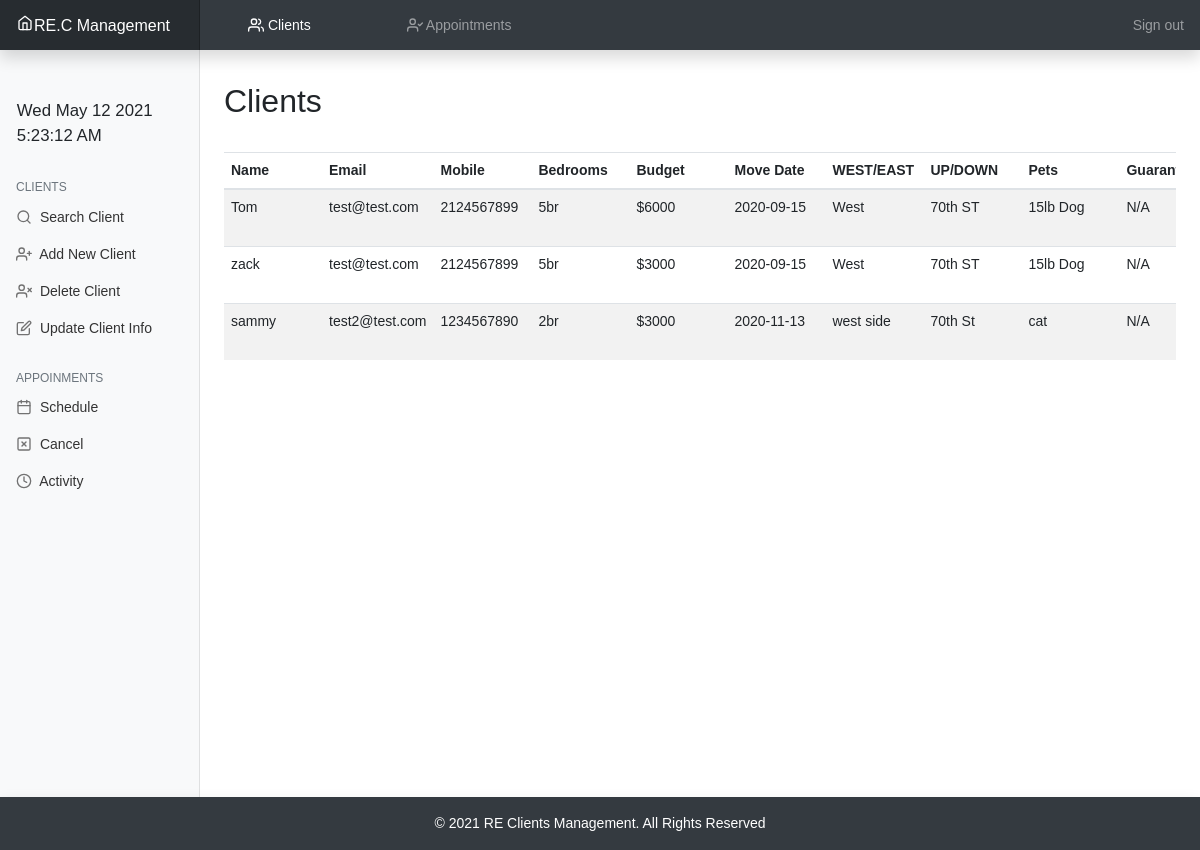
Before: / (signed in) with the older database file.
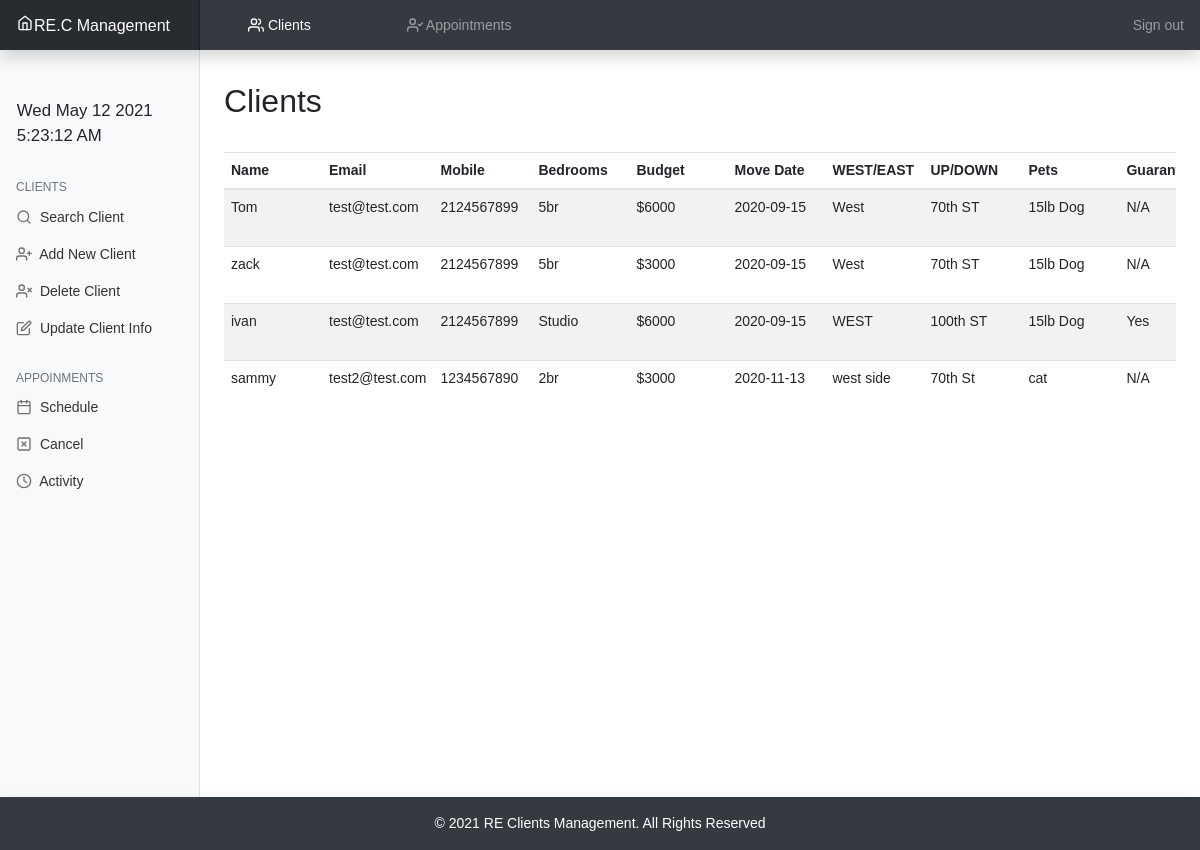
After: the same page with the newer database file.
### tables this page shows
CREATE TABLE 'clients' ( id INTEGER PRIMARY KEY AUTOINCREMENT NOT NULL,'user_id' integer NOT NULL, clientname TEXT NOT NULL, email TEXT NOT NULL,'mobile' text NOT NULL, aptsize TEXT NOT NULL, budget NUMERIC NOT NULL,'move_date' date NOT NULL, w_or_e TEXT NOT NULL, up_down_town TEXT NOT NULL, pets TEXT NOT NULL, grantor TEXT NOT NULL, note TEXT NOT NULL, modified TIMESTAMP DEFAULT CURRENT_TIMESTAMP NOT NULL, FOREIGN KEY(user_id) REFERENCES users(id));

### app.py (the view)
@app.route("/")
@login_required
def index():
  clients = db.execute("""
      SELECT *
      FROM clients
      WHERE user_id = :user_id
      ORDER BY move_date;
      """, user_id=session["user_id"])
  return render_template("index.html", clients=clients)

### app.py (called while the page is built)
@app.after_request
def after_request(response):
  response.headers["Cache-Control"] = "no-cache, no-store, must-revalidate"
  response.headers["Expires"] = 0
  response.headers["Pragma"] = "no-cache"
  return response

### helpers.py (called while the page is built)
def login_required(f):
    @wraps(f)
    def decorated_function(*args, **kwargs):
        if session.get("user_id") is None:
            return redirect("/login")
        return f(*args, **kwargs)
    return decorated_function

### templates/index.html (shortened to what this page needs)
{% extends "layout.html" %}
{% block main %}
	<div class="col-md-9 ms-sm-auto col-lg-10 px-md-4">
		<h2 class="head-sub ">Clients</h2>
		{% if clients %}
		<div class="table-responsive">
			<table class="table table-striped table-sm">
				<thead>
					<tr>
						<th>Name</th>
						<th>Email</th>
						<th>Mobile</th>
						<th>Bedrooms</th>
						<th>Budget</th>
						<th>Move Date</th>
						<th>WEST/EAST</th>
						<th>UP/DOWN</th>
						<th>Pets</th>
						<th>Guarantors</th>
					</tr>
				</thead>
				<tbody>
				{% for client in clients %}
					<tr>
						<td>{{client["clientname"]}}</td>
						<td>{{client["email"]}}</td>
						<td>{{client["mobile"]}}</td>
						<td>{{client["aptsize"]}}</td>
						<td>{{client["budget"]}}</td>
						<td>{{client["move_date"]}}</td>
						<td>{{client["w_or_e"]}}</td>
						<td>{{client["up_down_town"]}}</td>
						<td>{{client["pets"]}}</td>
						<td>{{client["grantor"]}}</td>
					</tr>
				{% endfor %}
				</tbody>
			</table>
		</div>
		{% else %}
		<div class="nodata mt-5">
		  <p class="mb-5"> You currently have no Client...</p>
		  <a href="/appointment"><button class="btn btn-dark px-5" type="submit">Add New Client</button></a>
		</div>
		{% endif %}
	</div>
{% endblock %}

### templates/layout.html (shortened to what this page needs)
<!DOCTYPE html>
<html lang="en">
  <head>
    <link rel="stylesheet" href="https://cdnjs.cloudflare.com/ajax/libs/font-awesome/4.7.0/css/font-awesome.min.css">
    <link href="https://maxcdn.bootstrapcdn.com/bootstrap/4.1.3/css/bootstrap.min.css" rel="stylesheet">
    <link href="/static/styles.css" rel="stylesheet">
  </head>
  <body>
    <header class="navbar navbar-dark sticky-top bg-dark flex-md-nowrap p-0 shadow">
      <a class="navbar-brand col-md-3 col-lg-2 me-0 px-3" href="/"> <span data-feather="home"></span>RE.C Management</a>
        {% if session.user_id %}
      <div class="route">
        <ul class="navbar-nav px-5">
          <li class="nav-item text-nowrap">
          <a class="nav-link" href="/">
            <span data-feather="users"></span>
            Clients
          </a>
        </li>
        </ul>
        <ul class="navbar-nav px-5">
          <li class="nav-item text-nowrap">
          <a class="nav-link" href="/confirmed_appointments">
            <span data-feather="user-check"></span>
            Appointments
          </a>
        </li>
        </ul>
      </div>
        <ul class="navbar-nav px-3">
          <li class="nav-item text-nowrap">
            <a class="nav-link" href="/logout">Sign out</a>
          </li>
        </ul>
      {% endif %}
    </header>
    {% if session.user_id %}
    <div class="container-fluid">
        <div class="row">
        <nav id="sidebarMenu" class="col-md-3 col-lg-2 d-md-block bg-light sidebar collapse">
          <span id="date"></span>
          <span id="clock"></span>
          <div class="position-sticky pt-2">
            <ul class="nav flex-column">
              <h6 class="sidebar-heading d-flex justify-content-between align-items-center px-3 mt-4 mb-1 text-muted">
                <span>Clients</span>
              </h6>
              <li class="nav-item">
                <a class="nav-link" href="/search">
                  <span data-feather="search"></span>
                   Search Client
                </a>
              </li>
              <li class="nav-item">
                <a class="nav-link" href="/add">
                  <span data-feather="user-plus"></span>
                  Add New Client
                </a>
              </li>
              <li class="nav-item">
                <a class="nav-link" href="/delete">
                  <span data-feather="user-x"></span>
                  Delete Client
                </a>
              </li>
              <li class="nav-item">
                <a class="nav-link" href="/update">
                  <span data-feather="edit"></span>
                  Update Client Info
                </a>
              </li>
              <h6 class="sidebar-heading d-flex justify-content-between align-items-center px-3 mt-4 mb-1 text-muted">
                <span>Appoinments</span>
              </h6>
              <li class="nav-item">
                <a class="nav-link" href="/appointment">
                  <span data-feather="calendar"></span>
                  Schedule
                </a>
              </li>
              <li class="nav-item">
                <a class="nav-link" href="/cancel_appts">
                  <span data-feather="x-square"></span>
                  Cancel
                </a>
              </li>
              <li class="nav-item">
                <a class="nav-link" href="/history">
                  <span data-feather="clock"></span>
                  Activity
                </a>
              </li>
            </ul>
          </div>
        </nav>
      {% endif %}
      <main id="content">
        {% block main %}{% endblock %}
      </main>
      </div>
    </div>
    <div class=" footer sticky-bottom bg-dark flex-md-nowrap p-3 shadow"> © <span id="year"></span> RE Clients Management. All Rights Reserved</div>
  </body>
</html>

### static/styles.css (style rules this page uses)
html { scroll-behavior: smooth; }
body { margin: 0; font-family: var(--bs-font-sans-serif); font-size: .875rem; font-weight: 400; line-height: 1.5; color: #212529; background-color: #fff; -webkit-text-size-adjust: 100%; -webkit-tap-highlight-color: transparent; }
main { display: contents; animation: transitionIn 1s; }
.navbar-brand { padding: .75rem 0; font-size: 1rem; margin: 0; min-width: max-content; background-color: rgba(0, 0, 0, .25); box-shadow: inset -1px 0 0 rgba(0, 0, 0, .25); }
.navbar-brand > svg { height: 22px !important; margin: 0 1px; }
.route { display: flex; width: 100%; }
.head-sub { margin: 1em 0; }
.table-sm td, .table-sm th { padding: .5em; min-width: 7em; }
.sidebar { position: relative; top: 0; bottom: 0; left: 0; z-index: 100; padding: 48px 0 0; box-shadow: inset -1px 0 0 rgba(0, 0, 0, .1); height: 100vh; }
#clock, #date { padding-left: 1em; font-size: 1.2em; }
#date { display: block; }
.sidebar .nav-link { font-weight: 500; color: #333; }
.sidebar .nav-link .feather { margin-right: 4px; color: #727272; }
.sidebar-heading { font-size: .75rem; text-transform: uppercase; }
.feather { width: 16px; height: 16px; vertical-align: text-bottom; }
.footer { position: fixed; left: 0; bottom: 0; width: 100%; color: white; text-align: center; z-index: 999; }

Changed rows visible on the page:
added clients: clientname "ivan", email "test@test.com", mobile "2124567899", aptsize "Studio", budget "$6000", move_date "2020-09-15", w_or_e "WEST", up_down_town "100th ST", pets "15lb Dog", grantor "Yes"
